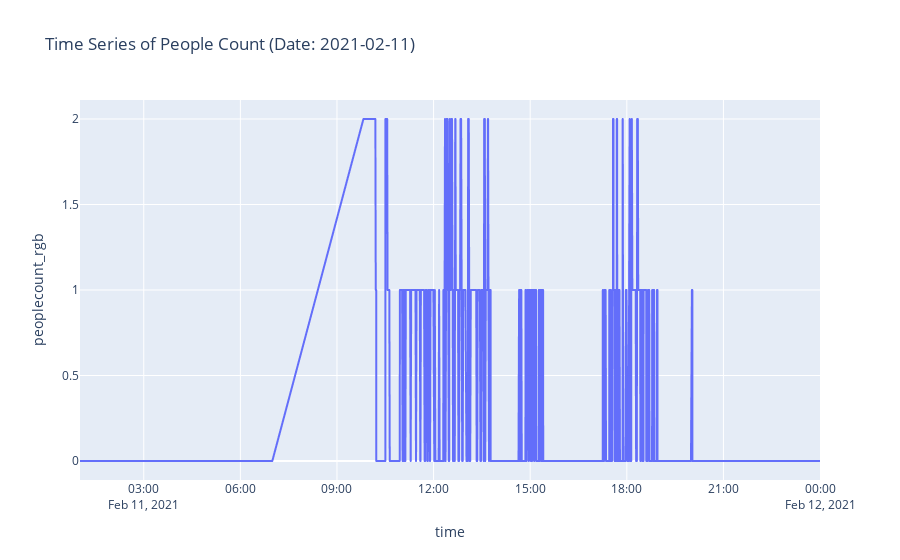
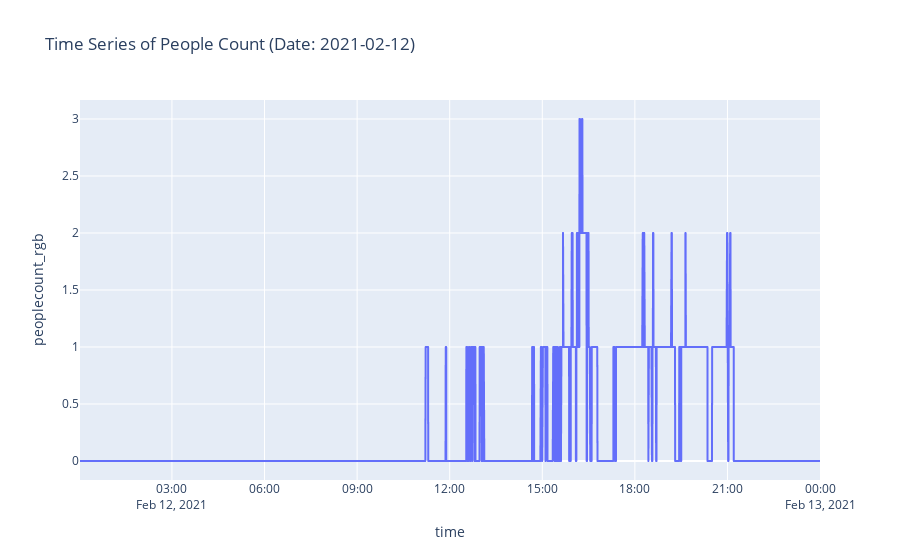
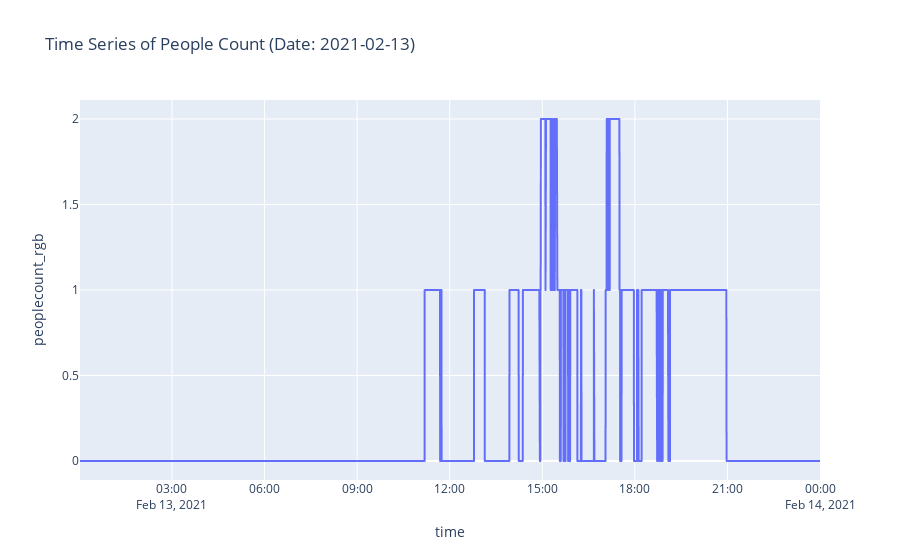
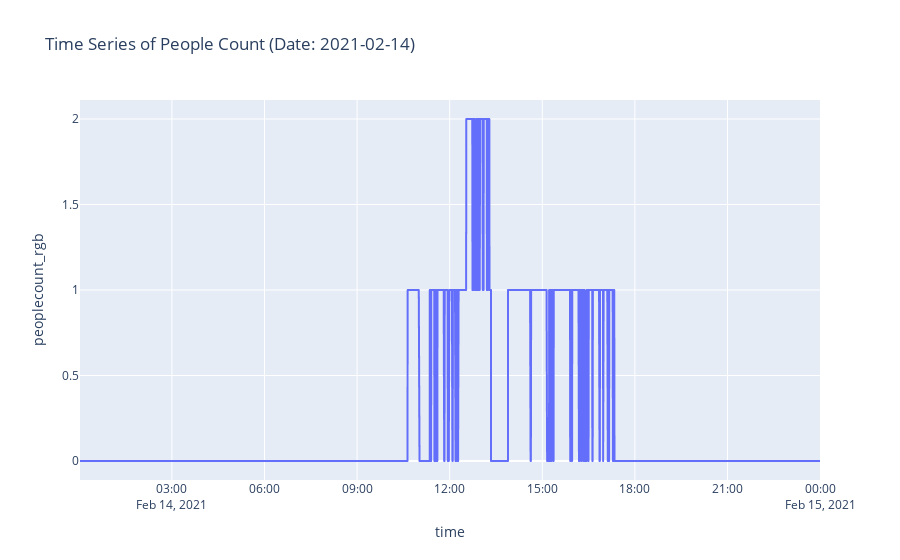

Here is the notebook cell these charts were saved with, in order:
### Code cell
# plot time series of people count for each day
utils.plot_time_series_dbd(df)

### Figure 1 — Plotly figure (JSON) as saved in the notebook; plotly's stock layout.template omitted (floating-point values rounded to 4 significant figures; data arrays with more than 128 entries replaced by an {"elided": "..."} marker saying what was removed)
{"data": [{"hovertemplate": "time=%{x}<br>peoplecount_rgb=%{y}<extra></extra>", "legendgroup": "", "line": {"color": "#636efa", "dash": "solid"}, "marker": {"symbol": "circle"}, "mode": "lines", "name": "", "showlegend": false, "type": "scattergl", "x": {"elided": "2260 str values"}, "xaxis": "x", "y": {"elided": "2260 int values"}, "yaxis": "y"}], "layout": {"legend": {"tracegroupgap": 0}, "title": {"text": "Time Series of People Count (Date: 2021-02-11)"}, "xaxis": {"anchor": "y", "domain": [0, 1], "title": {"text": "time"}}, "yaxis": {"anchor": "x", "domain": [0, 1], "title": {"text": "peoplecount_rgb"}}}}

### Figure 2 — Plotly figure (JSON) as saved in the notebook; plotly's stock layout.template omitted (floating-point values rounded to 4 significant figures; data arrays with more than 128 entries replaced by an {"elided": "..."} marker saying what was removed)
{"data": [{"hovertemplate": "time=%{x}<br>peoplecount_rgb=%{y}<extra></extra>", "legendgroup": "", "line": {"color": "#636efa", "dash": "solid"}, "marker": {"symbol": "circle"}, "mode": "lines", "name": "", "showlegend": false, "type": "scattergl", "x": {"elided": "2516 str values"}, "xaxis": "x", "y": {"elided": "2516 int values"}, "yaxis": "y"}], "layout": {"legend": {"tracegroupgap": 0}, "title": {"text": "Time Series of People Count (Date: 2021-02-12)"}, "xaxis": {"anchor": "y", "domain": [0, 1], "title": {"text": "time"}}, "yaxis": {"anchor": "x", "domain": [0, 1], "title": {"text": "peoplecount_rgb"}}}}

### Figure 3 — Plotly figure (JSON) as saved in the notebook; plotly's stock layout.template omitted (floating-point values rounded to 4 significant figures; data arrays with more than 128 entries replaced by an {"elided": "..."} marker saying what was removed)
{"data": [{"hovertemplate": "time=%{x}<br>peoplecount_rgb=%{y}<extra></extra>", "legendgroup": "", "line": {"color": "#636efa", "dash": "solid"}, "marker": {"symbol": "circle"}, "mode": "lines", "name": "", "showlegend": false, "type": "scattergl", "x": {"elided": "2345 str values"}, "xaxis": "x", "y": {"elided": "2345 int values"}, "yaxis": "y"}], "layout": {"legend": {"tracegroupgap": 0}, "title": {"text": "Time Series of People Count (Date: 2021-02-13)"}, "xaxis": {"anchor": "y", "domain": [0, 1], "title": {"text": "time"}}, "yaxis": {"anchor": "x", "domain": [0, 1], "title": {"text": "peoplecount_rgb"}}}}

### Figure 4 — Plotly figure (JSON) as saved in the notebook; plotly's stock layout.template omitted (floating-point values rounded to 4 significant figures; data arrays with more than 128 entries replaced by an {"elided": "..."} marker saying what was removed)
{"data": [{"hovertemplate": "time=%{x}<br>peoplecount_rgb=%{y}<extra></extra>", "legendgroup": "", "line": {"color": "#636efa", "dash": "solid"}, "marker": {"symbol": "circle"}, "mode": "lines", "name": "", "showlegend": false, "type": "scattergl", "x": {"elided": "2385 str values"}, "xaxis": "x", "y": {"elided": "2385 int values"}, "yaxis": "y"}], "layout": {"legend": {"tracegroupgap": 0}, "title": {"text": "Time Series of People Count (Date: 2021-02-14)"}, "xaxis": {"anchor": "y", "domain": [0, 1], "title": {"text": "time"}}, "yaxis": {"anchor": "x", "domain": [0, 1], "title": {"text": "peoplecount_rgb"}}}}
